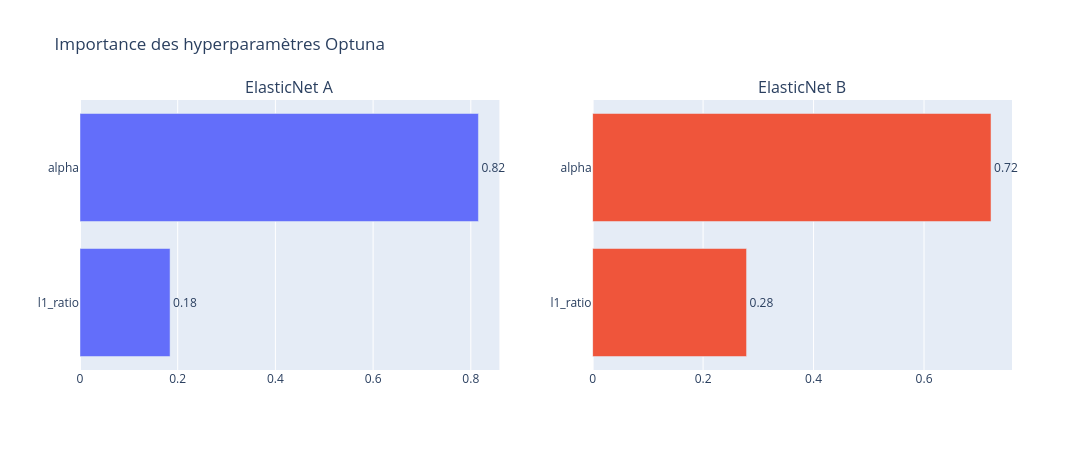

The notebook cell saved with this chart:
### Code cell
# Importance des hyperparamètres

fig = make_subplots(rows=1, cols=2, 
                    subplot_titles=("ElasticNet A", "ElasticNet B"))

#Recuperation des figures d'Optuna pour chaque modèle
fig_A = optuna.visualization.plot_param_importances(study_A)
fig_B = optuna.visualization.plot_param_importances(study_B)

for trace in fig_A.data:
    fig.add_trace(trace, row=1, col=1)

for trace in fig_B.data:
    fig.add_trace(trace, row=1, col=2)

fig.update_layout(
    title="Importance des hyperparamètres Optuna",
    width=1200,
    height=450,
    showlegend=False
)

fig.show()

### Figure 1 — Plotly figure (JSON) as saved in the notebook; plotly's stock layout.template omitted (floating-point values rounded to 4 significant figures)
{"data": [{"cliponaxis": false, "hovertemplate": ["l1_ratio (FloatDistribution): 0.18438908717799313<extra></extra>", "alpha (FloatDistribution): 0.8156109128220069<extra></extra>"], "name": "Objective Value", "orientation": "h", "text": ["0.18", "0.82"], "textposition": "outside", "type": "bar", "x": [0.1844, 0.8156], "xaxis": "x", "y": ["l1_ratio", "alpha"], "yaxis": "y"}, {"cliponaxis": false, "hovertemplate": ["l1_ratio (FloatDistribution): 0.2787155545629627<extra></extra>", "alpha (FloatDistribution): 0.7212844454370374<extra></extra>"], "name": "Objective Value", "orientation": "h", "text": ["0.28", "0.72"], "textposition": "outside", "type": "bar", "x": [0.2787, 0.7213], "xaxis": "x2", "y": ["l1_ratio", "alpha"], "yaxis": "y2"}], "layout": {"annotations": [{"font": {"size": 16}, "showarrow": false, "text": "ElasticNet A", "x": 0.225, "xanchor": "center", "xref": "paper", "y": 1, "yanchor": "bottom", "yref": "paper"}, {"font": {"size": 16}, "showarrow": false, "text": "ElasticNet B", "x": 0.775, "xanchor": "center", "xref": "paper", "y": 1, "yanchor": "bottom", "yref": "paper"}], "height": 450, "showlegend": false, "title": {"text": "Importance des hyperparamètres Optuna"}, "width": 1200, "xaxis": {"anchor": "y", "domain": [0, 0.45]}, "xaxis2": {"anchor": "y2", "domain": [0.55, 1]}, "yaxis": {"anchor": "x", "domain": [0, 1]}, "yaxis2": {"anchor": "x2", "domain": [0, 1]}}}
